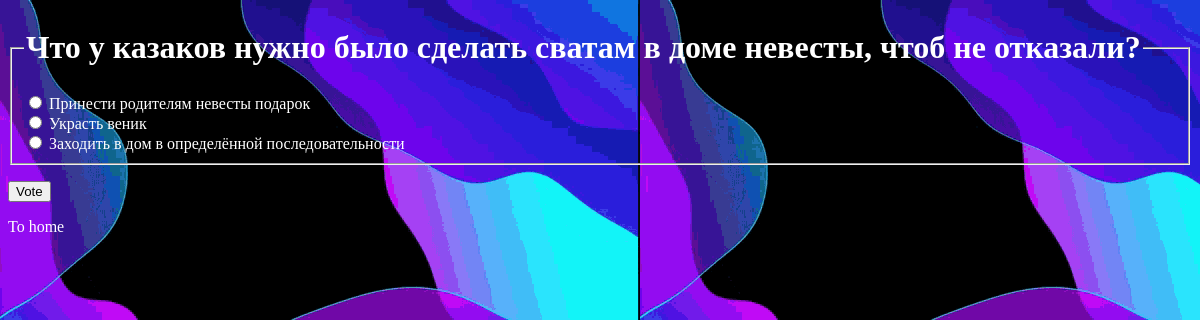
/1/, run on the app's committed database.
### polls/models.py (models this page shows, shortened)
class Question(models.Model):
    question_text = models.CharField('Question', max_length=200)
    pub_date = models.DateTimeField('Date publication')

class Choice(models.Model):
    question = models.ForeignKey(Question, on_delete=models.CASCADE)
    choice_text = models.CharField(max_length=200)
    votes = models.IntegerField(default=0)

### polls/views.py (the view)
# urls.py: path('<int:pk>/', views.DetailView.as_view(), name='detail'),
class DetailView(generic.DetailView):
    model = Question
    template_name = 'polls/detail.html'
    def get_queryset(self):
        return Question.objects.filter(pub_date__lte=timezone.now())

### templates/polls/detail.html (shortened to what this page needs)
{% load static %}
<!DOCTYPE html>
<html lang="en">
<head>
    <link rel="stylesheet" type="text/css" href="{% static 'style.css' %}">
</head>
<body>
    <form action="{% url 'vote' question.id %}" method="post">
        <fieldset>
            <legend><h1>{{ question.question_text }}</h1></legend>
            {% for choice in question.choice_set.all %}
                <input type="radio" name="choice" id="choice{{ forloop.counter }}" value="{{ choice.id }}">
                <label for="choice{{ forloop.counter }}">{{ choice.choice_text }}</label><br>
            {% endfor %}
        </fieldset>
        <p><input type="submit" value="Vote"></p>
        </form>
        <p><a href="{% url 'index' %}">To home</a></p>
</body>
</html>

### static/style.css (style rules this page uses)
body { background-image: url('/static/images/bg.gif'); }
a, li, h1, form { color: white; text-decoration: none; }

### data on the page
Question: question_text "Что у казаков нужно было сделать сватам в доме невесты, чтоб не отказали?"
Choice: choice_text "Принести родителям невесты подарок"
Choice: choice_text "Украсть веник"
Choice: choice_text "Заходить в дом в определённой последовательности"
